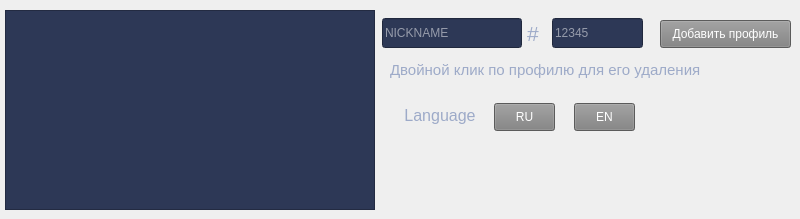
    <widget class="QWidget" name="settings_tab">
     <attribute name="title">
      <string>Настройки</string>
     </attribute>
     <widget class="QPushButton" name="add_profile_button">
      <property name="geometry">
       <rect>
        <x>660</x>
        <y>20</y>
        <width>131</width>
        <height>28</height>
       </rect>
      </property>
      <property name="styleSheet">
       <string notr="true">color: white; background-color: grey</string>
      </property>
      <property name="text">
       <string>Добавить профиль</string>
      </property>
     </widget>
     <widget class="QLineEdit" name="add_profile_nickname_lineEdit">
      <property name="geometry">
       <rect>
        <x>382</x>
        <y>18</y>
        <width>140</width>
        <height>30</height>
       </rect>
      </property>
      <property name="styleSheet">
       <string notr="true">color: white; background-color: #2d3856 </string>
      </property>
      <property name="text">
       <string/>
      </property>
      <property name="placeholderText">
       <string>NICKNAME</string>
      </property>
     </widget>
     <widget class="QLabel" name="split_label">
      <property name="geometry">
       <rect>
        <x>527</x>
        <y>18</y>
        <width>30</width>
        <height>30</height>
       </rect>
      </property>
      <property name="font">
       <font>
        <pointsize>16</pointsize>
       </font>
      </property>
      <property name="styleSheet">
       <string notr="true">color: #9daac8</string>
      </property>
      <property name="text">
       <string>#</string>
      </property>
     </widget>
     <widget class="QLineEdit" name="add_profile_number_lineEdit">
      <property name="geometry">
       <rect>
        <x>552</x>
        <y>18</y>
        <width>91</width>
        <height>30</height>
       </rect>
      </property>
      <property name="styleSheet">
       <string notr="true">color: white; background-color: #2d3856 </string>
      </property>
      <property name="placeholderText">
       <string>12345</string>
      </property>
     </widget>
     <widget class="QLabel" name="label">
      <property name="geometry">
       <rect>
        <x>390</x>
        <y>50</y>
        <width>381</width>
        <height>40</height>
       </rect>
      </property>
      <property name="font">
       <font>
        <pointsize>11</pointsize>
       </font>
      </property>
      <property name="styleSheet">
       <string notr="true">color: #9daac8</string>
      </property>
      <property name="text">
       <string>Двойной клик по профилю для его удаления</string>
      </property>
     </widget>
     <widget class="QListWidget" name="choose_acc_settings_listWidget">
      <property name="geometry">
       <rect>
        <x>5</x>
        <y>10</y>
        <width>370</width>
        <height>200</height>
       </rect>
      </property>
      <property name="font">
       <font>
        <pointsize>11</pointsize>
       </font>
      </property>
      <property name="styleSheet">
       <string notr="true">color: white; background-color: #2d3856 </string>
      </property>
     </widget>
     <widget class="QPushButton" name="eng_lang_button">
      <property name="geometry">
       <rect>
        <x>574</x>
        <y>103</y>
        <width>61</width>
        <height>28</height>
       </rect>
      </property>
      <property name="styleSheet">
       <string notr="true">color: white; background-color: grey</string>
      </property>
      <property name="text">
       <string>EN</string>
      </property>
     </widget>
     <widget class="QPushButton" name="ru_lang_button">
      <property name="geometry">
       <rect>
        <x>494</x>
        <y>103</y>
        <width>61</width>
        <height>28</height>
       </rect>
      </property>
      <property name="styleSheet">
       <string notr="true">color: white; background-color: grey</string>
      </property>
      <property name="text">
       <string>RU</string>
      </property>
     </widget>
     <widget class="QLabel" name="language_text_label">
      <property name="geometry">
       <rect>
        <x>390</x>
        <y>100</y>
        <width>100</width>
        <height>30</height>
       </rect>
      </property>
      <property name="font">
       <font>
        <pointsize>12</pointsize>
       </font>
      </property>
      <property name="styleSheet">
       <string notr="true">color: #9daac8</string>
      </property>
      <property name="text">
       <string>Language</string>
      </property>
      <property name="alignment">
       <set>Qt::AlignCenter</set>
      </property>
     </widget>
    </widget>
